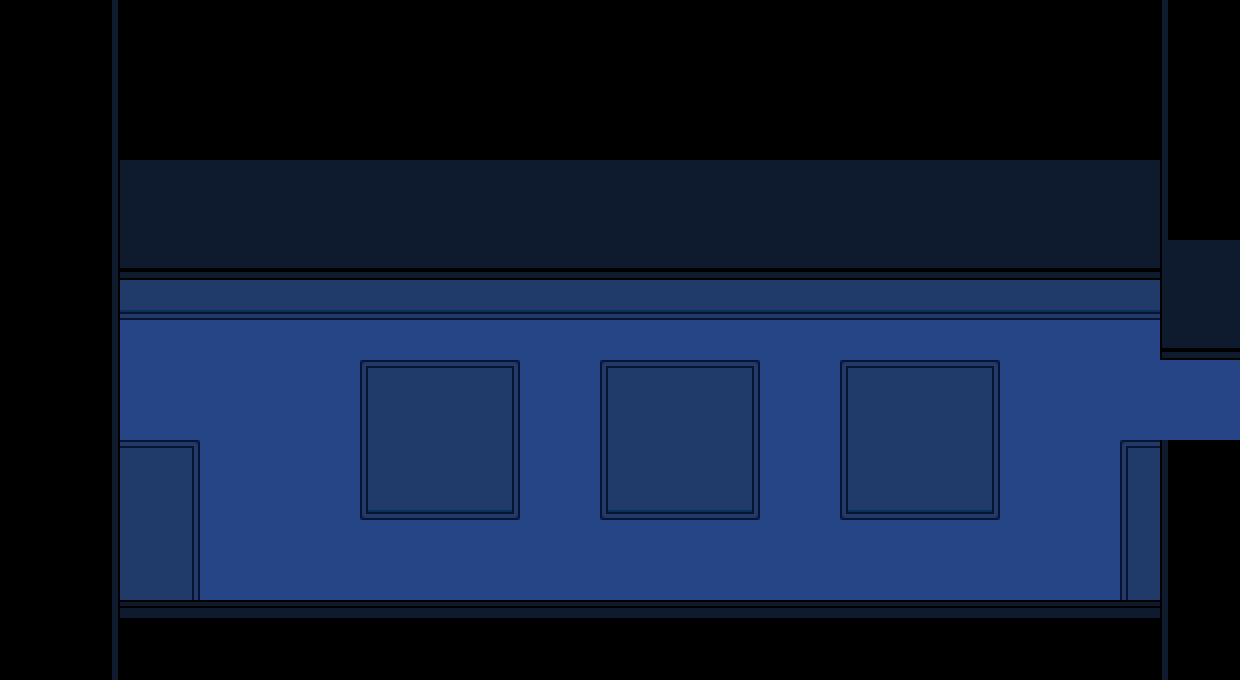

This game map was drawn from its Tiled (.tmx) file and the tilesets committed beside it. A one-line description and the full map source follow:
An orthogonal 31x17 tile map with 40x40 px tiles, 2 tile layers (Tile Layer 1, Tile Layer 2), 3 tilesets and 13 objects (entry_right, spawn, transition, silhouette, outline).

<map version="1.9" tiledversion="1.9.0" orientation="orthogonal" renderorder="right-down" width="31" height="17" tilewidth="40" tileheight="40" infinite="0" nextlayerid="15" nextobjectid="113">
 <editorsettings>
  <export target="alley4.lua" format="lua" />
 </editorsettings>
 <properties>
  <property name="light" type="bool" value="true" />
 </properties>
 <tileset firstgid="1" source="../tilesets/alley_animated.tsx" />
 <tileset firstgid="37" source="../tilesets/alley.tsx" />
 <tileset firstgid="398" source="../tilesets/city_alley.tsx" />
 <layer id="1" name="Tile Layer 1" width="31" height="17">
  <data encoding="csv">
296,296,297,296,296,296,296,296,296,296,296,296,296,296,296,296,296,296,296,296,296,296,296,296,296,296,296,296,296,295,296,
296,296,297,296,296,296,296,296,296,296,296,296,296,296,296,296,296,296,296,296,296,296,296,296,296,296,296,296,296,295,296,
296,296,297,296,296,296,296,296,296,296,296,296,296,296,296,296,296,296,296,296,296,296,296,296,296,296,296,296,296,295,296,
296,296,297,296,296,296,296,296,296,296,296,296,296,296,296,296,296,296,296,296,296,296,296,296,296,296,296,296,296,295,296,
296,296,297,326,326,326,326,326,326,326,326,326,326,326,326,326,326,326,326,326,326,326,326,326,326,326,326,326,326,295,296,
296,296,297,326,326,326,326,326,326,326,326,326,326,326,326,326,326,326,326,326,326,326,326,326,326,326,326,326,326,295,296,
296,296,297,341,341,341,341,341,341,341,341,341,341,341,341,341,341,341,341,341,341,341,341,341,341,341,341,341,341,325,326,
296,296,297,446,446,446,446,446,446,446,446,446,446,446,446,446,446,446,446,446,446,446,446,446,446,446,446,446,446,325,326,
296,296,297,450,450,450,450,450,450,450,450,450,450,450,450,450,450,450,450,450,450,450,450,450,450,450,450,450,450,343,341,
296,296,297,450,450,450,450,450,450,495,468,468,481,450,450,495,468,468,481,450,450,495,468,468,481,450,450,450,450,450,450,
296,296,297,450,450,450,450,450,450,458,116,116,456,450,450,458,116,116,456,450,450,458,116,116,456,450,450,450,450,450,450,
296,296,297,468,481,450,450,450,450,458,116,116,456,450,450,458,116,116,456,450,450,458,116,116,456,450,450,450,495,295,296,
296,296,297,116,456,450,450,450,450,451,446,446,449,450,450,451,446,446,449,450,450,451,446,446,449,450,450,450,458,295,296,
296,296,297,116,456,450,450,450,450,450,450,450,450,450,450,450,450,450,450,450,450,450,450,450,450,450,450,450,458,295,296,
296,296,297,116,456,450,450,450,450,450,450,450,450,450,450,450,450,450,450,450,450,450,450,450,450,450,450,450,458,295,296,
296,296,297,281,281,281,281,281,281,281,281,281,281,281,281,281,281,281,281,281,281,281,281,281,281,281,281,281,281,295,296,
296,296,297,296,296,296,296,296,296,296,296,296,296,296,296,296,296,296,296,296,296,296,296,296,296,296,296,296,296,295,296
</data>
 </layer>
 <objectgroup color="#0000ff" id="4" name="collision">
  <object id="7" x="1160" y="280" width="40" height="40" />
  <object id="9" x="120" y="240" width="1040" height="40" />
  <object id="10" x="1160" y="440" width="120" height="40" />
  <object id="11" x="120" y="600" width="1040" height="40" />
  <object id="100" x="1160" y="320" width="120" height="40" />
  <object id="103" x="1160" y="480" width="40" height="120" />
  <object id="104" x="80" y="280" width="40" height="320" />
 </objectgroup>
 <objectgroup color="#00ffff" id="6" name="blockcollision" />
 <objectgroup id="10" name="objects_buttons" />
 <objectgroup color="#7f00ff" id="3" name="markers">
  <object id="2" name="entry_right" x="1200" y="400">
   <point />
  </object>
  <object id="5" name="spawn" x="811" y="456">
   <point />
  </object>
 </objectgroup>
 <objectgroup color="#ff00ff" id="2" name="objects">
  <object id="4" name="transition" x="1240" y="360" width="40" height="80">
   <properties>
    <property name="map" value="alley2" />
    <property name="marker" value="entry_left" />
   </properties>
  </object>
 </objectgroup>
 <layer id="13" name="Tile Layer 2" width="31" height="17">
  <data encoding="csv">
0,0,0,0,0,0,0,0,0,0,0,0,0,0,0,0,0,0,0,0,0,0,0,0,0,0,0,0,0,0,0,
0,0,0,0,0,0,0,0,0,0,0,0,0,0,0,0,0,0,0,0,0,0,0,0,0,0,0,0,0,0,0,
0,0,0,0,0,0,0,0,0,0,0,0,0,0,0,0,0,0,0,0,0,0,0,0,0,0,0,0,0,0,0,
0,0,0,0,0,0,0,0,0,0,0,0,0,0,0,0,0,0,0,0,0,0,0,0,0,0,0,0,0,0,0,
0,0,0,0,0,0,0,0,0,0,0,0,0,0,0,0,0,0,0,0,0,0,0,0,0,0,0,0,0,0,0,
0,0,0,0,0,0,0,0,0,0,0,0,0,0,0,0,0,0,0,0,0,0,0,0,0,0,0,0,0,0,0,
0,0,0,0,0,0,0,0,0,0,0,0,0,0,0,0,0,0,0,0,0,0,0,0,0,0,0,0,0,0,0,
0,0,0,0,0,0,0,0,0,0,0,0,0,0,0,0,0,0,0,0,0,0,0,0,0,0,0,0,0,0,0,
0,0,0,0,0,0,0,0,0,0,0,0,0,0,0,0,0,0,0,0,0,0,0,0,0,0,0,0,0,0,0,
0,0,0,0,0,0,0,0,0,0,0,0,0,0,0,495,468,468,481,0,0,495,468,468,481,0,0,0,0,0,0,
0,0,0,0,0,0,0,0,0,0,0,0,0,0,0,458,116,116,456,0,0,458,116,116,456,0,0,0,0,0,0,
0,0,0,0,0,0,0,0,0,0,0,0,0,0,0,458,116,116,456,0,0,458,116,116,456,0,0,0,0,0,0,
0,0,0,0,0,0,0,0,0,0,0,0,0,0,0,451,446,446,449,0,0,451,446,446,449,0,0,0,0,0,0,
0,0,0,0,0,0,0,0,0,0,0,0,0,0,0,0,0,0,0,0,0,0,0,0,0,0,0,0,0,0,0,
0,0,0,0,0,0,0,0,0,0,0,0,0,0,0,0,0,0,0,0,0,0,0,0,0,0,0,0,0,0,0,
0,0,0,0,0,0,0,0,0,0,0,0,0,0,0,0,0,0,0,0,0,0,0,0,0,0,0,0,0,0,0,
0,0,0,0,0,0,0,0,0,0,0,0,0,0,0,0,0,0,0,0,0,0,0,0,0,0,0,0,0,0,0
</data>
 </layer>
 <objectgroup color="#55ffff" id="14" name="objects TWO">
  <object id="110" name="silhouette" x="600" y="360" width="160" height="160" />
  <object id="111" name="outline" x="840" y="360" width="160" height="160" />
 </objectgroup>
 <objectgroup color="#00ff00" id="12" name="battleareas">
  <object id="106" x="360" y="360" width="160" height="160" />
 </objectgroup>
 <objectgroup color="#00c000" id="5" name="controllers" />
</map>
